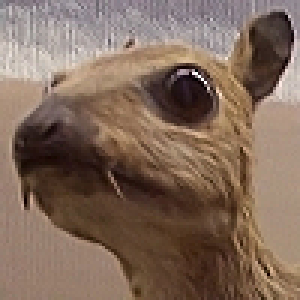
#> input picture class01/homework/IHPark/hw6_CNN/lama.png, 100 x 100 px (shown 3 times larger)
$ python filter.py
#> lines starting #> are read from the running program, lines starting #| are printed output that depends on the picture
# 실습5
# 1. 붉은색 네모 박스를 직접 구현.
# 붉은색 네모 박스 내용
# output = cv2.filter2D(img, -1, kernel)

import cv2
import numpy as np

img = cv2.imread('lama.png', cv2.IMREAD_GRAYSCALE)
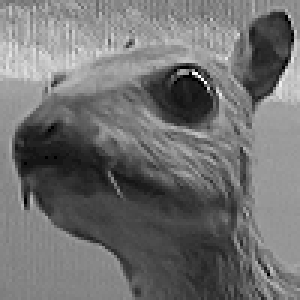
#> img: shape (100, 100) (shown 3 times larger); min 0, max 255, mean 112.5
f_identity = np.array([[0, 0, 0],[0, 1, 0],[0, 0, 0]])
f_ridge = np.array([[0, -1, 0],[-1, 4, -1],[0, -1, 0]])
f_edgeDetection = np.array([[-1, -1, -1],[-1, 8, -1],[-1, -1, -1]])
f_sharpen = np.array([[0, -1, 0],[-1, 5, -1],[0, -1, 0]])
f_boxBlur = np.array([[1, 1, 1],[1, 1, 1],[1, 1, 1]])*(1/9)
f_gaussianBlue_3x3 = np.array([[1, 2, 1],[2, 4, 2],[1, 2, 1]])*(1/16)
f_gaussianBlue_5x5 = np.array([[1, 4, 6, 4, 1],[4, 16, 24, 16, 4],[6, 24 ,36, 24, 6],[4, 16, 24, 16, 4],[1, 4, 6, 4, 1]])*(1/256)
print(f_ridge)
output = cv2.filter2D(img, -1, f_ridge)
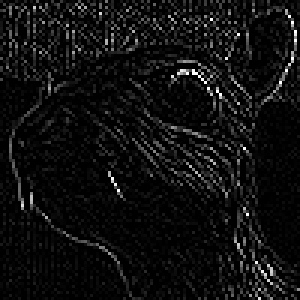
#> output: shape (100, 100) (shown 3 times larger); min 0, max 255, mean 15.7
cv2.imshow('edge', output)
cv2.waitKey(0)
